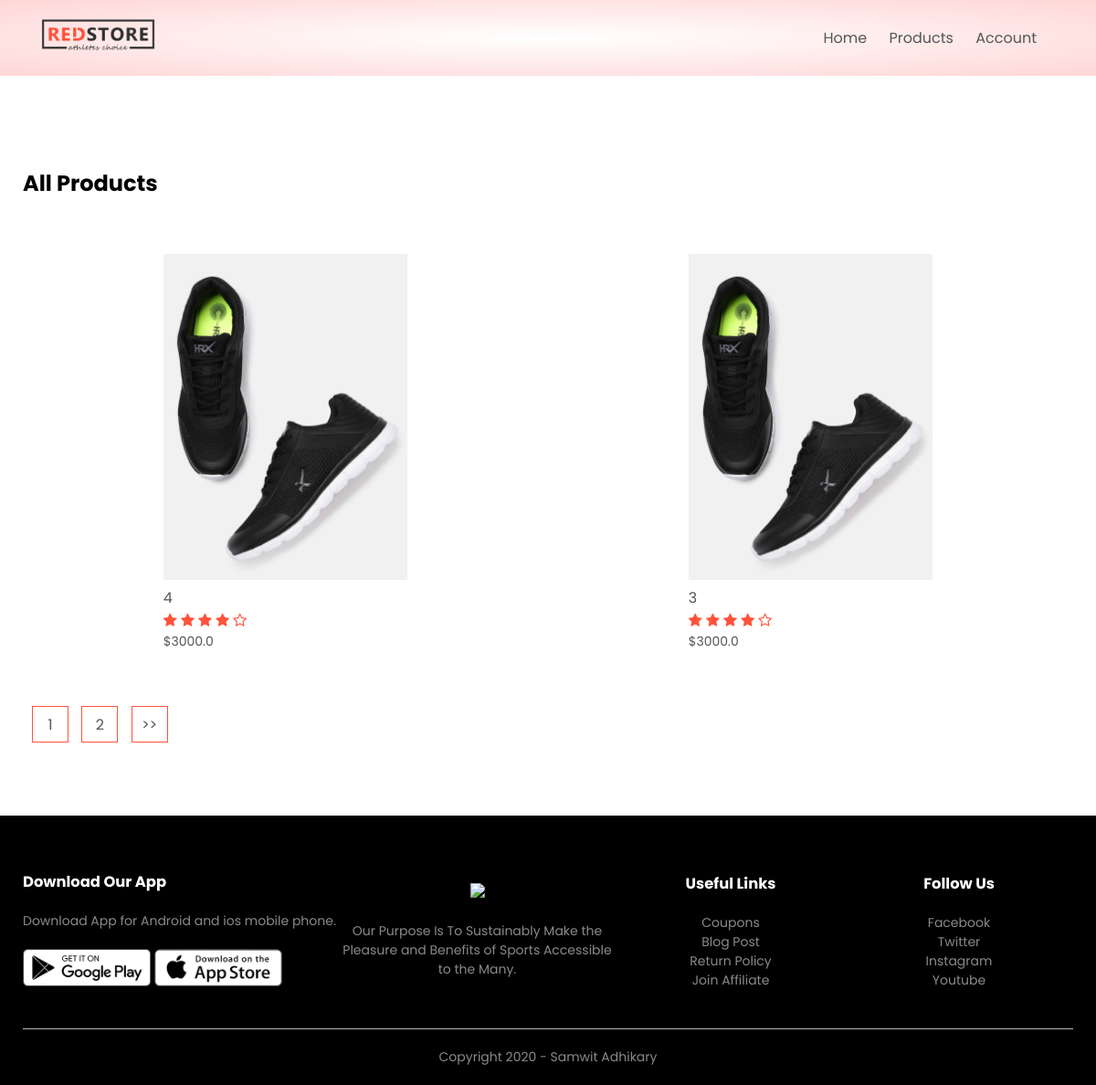
/product/product_list, run on an earlier commit of the app's database.
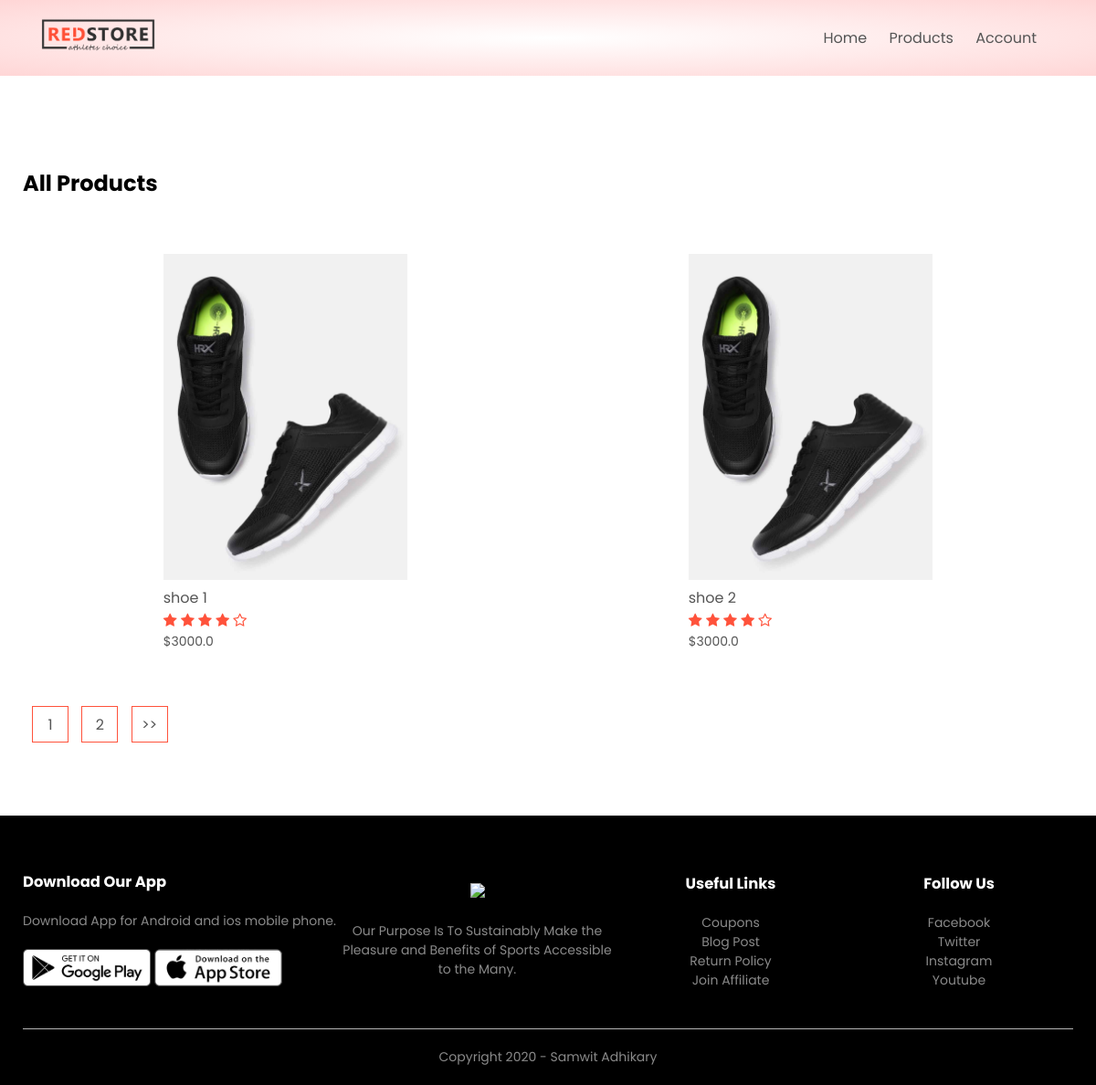
And on a later commit of the database.
### products/models.py (models this page shows, shortened)
class Product(models.Model):
    LIVE=1
    DELETE=0
    DELETE_CHOICES=((LIVE,'Live'),(DELETE,'Delete'))
    title=models.CharField(max_length=200)
    price=models.FloatField()
    discription=models.TextField()
    image=models.ImageField(upload_to='media')
    priority=models.IntegerField(default=0)
    delete_status=models.IntegerField(choices=DELETE_CHOICES,default=LIVE)
    created_at=models.DateTimeField(auto_now_add=True)
    updated_at=models.DateTimeField(auto_now=True)

### products/views.py (the view)
# urls.py: path('product_list',views.list_products,name='list_product'),
def list_products(request):
    page=1
    if request.GET:
        page=request.GET.get('page',1)
    product_list= Product.objects.order_by('-priority')
    product_paginator=Paginator(product_list,2)
    product_list=product_paginator.get_page(page)
    context={'products':product_list}
    return render(request,'products.html',context)

### products/templatetags/raws.py (called while the page is built)
@register.filter(name='raws')
def raws(list_data,raw_size):
    raws=[]
    i=0
    for data in list_data:
        raws.append(data)
        i+=1
        if i==raw_size:
            yield raws
            i=0
            raws=[]
    yield raws

### templates/products.html
{% extends 'blank_layout.html' %}
{% block content %}
{% include 'products_list.html' %}
{% endblock content %}

### templates/blank_layout.html (shortened to what this page needs)
{% load static %}
<!DOCTYPE html>
<html lang="en">
<head>
    <link rel="stylesheet" href="{% static 'css/style.css' %}">
    <link rel="stylesheet" href="https://stackpath.bootstrapcdn.com/font-awesome/4.7.0/css/font-awesome.min.css">
</head>
<body>
    <div class="header">
        <div class="container">
            {% include 'menu.html' %}
        </div>
    </div>
    {% block content %}
    {% endblock content %}
    <div class="footer">
        <div class="container">
            <div class="row">
                <div class="footer-col-1">
                    <h3>Download Our App</h3>
                    <p>Download App for Android and ios mobile phone.</p>
                    <div class="app-logo">
                        <img src="{% static 'images/play-store.png' %}">
                        <img src="{% static 'images/app-store.png' %}">
                    </div>
                </div>
                <div class="footer-col-2">
                    <img src="{% static 'images/logo-white.png ' %}">
                    <p>Our Purpose Is To Sustainably Make the Pleasure and Benefits of Sports Accessible to the Many.
                    </p>
                </div>
                <div class="footer-col-3">
                    <h3>Useful Links</h3>
                    <ul>
                        <li>Coupons</li>
                        <li>Blog Post</li>
                        <li>Return Policy</li>
                        <li>Join Affiliate</li>
                    </ul>
                </div>
                <div class="footer-col-4">
                    <h3>Follow Us</h3>
                    <ul>
                        <li>Facebook</li>
                        <li>Twitter</li>
                        <li>Instagram</li>
                        <li>Youtube</li>
                    </ul>
                </div>
            </div>
            <hr>
            <p class="copyright">Copyright 2020 - Samwit Adhikary</p>
        </div>
    </div>
</body>
</html>

### templates/menu.html (shortened to what this page needs)
{% load static %}
<div class="navbar">
    <div class="logo">
        <a href="index.html"><img src="{% static 'images/logo.png'%}" alt="logo" width="125px"></a>
    </div>
    <nav>
        <ul id="MenuItems">
            <li><a href="{% url 'home' %}">Home</a></li>
            <li><a href="{% url 'list_product' %}">Products</a></li>
            {% if not user.is_authenticated %}
            <li><a href="{% url 'account' %}">Account</a></li>
            {% else %}
            <li><a href="{% url 'orders' %}">Orders</a></li>
            <li><a href="{% url 'logout' %}">Logout</a></li>
            {% endif %}
        </ul>
    </nav>
</div>

### templates/products_list.html (shortened to what this page needs)
{% load static %}
{% load raws %}
<div class="container">
    <div class="row row-2">
        <h2>All Products</h2>
    </div>
    {% for product_raws in products|raws:4 %}
    <div class="row">
        {% for product in product_raws %}
        <div class="col-4">
            <a href="{% url 'detail_product' product.id %}"><img src="{{ product.image.url }}"></a>
            <h4>{{ product.title }}</h4>
            <div class="rating">
                <i class="fa fa-star"></i>
                <i class="fa fa-star"></i>
                <i class="fa fa-star"></i>
                <i class="fa fa-star"></i>
                <i class="fa fa-star-o"></i>
            </div>
            <p>${{ product.price }}</p>
        </div>
        {% endfor %}
    </div>
    {% endfor %}
    <div class="page-btn">
        {% for i in products.paginator.page_range %}
        <a href="?page={{i}}"><span>{{i}}</span></a>
        {% endfor %}
        {% if products.has_next %}
        <a href="?page={{ products.next_page_number }}"><span>>></span></a>
        {% endif %}
    </div>
</div>

### static/css/style.css (style rules this page uses)
* { margin: 0; padding: 0; box-sizing: border-box; }
body { font-family: 'Poppins', sans-serif; }
.navbar { display: flex; align-items: center; padding: 20px; }
nav { flex: 1; text-align: right; }
nav ul { display: inline-block; list-style-type: none; }
nav ul li { display: inline-block; margin-right: 20px; }
a { text-decoration: none; color: #555; }
p { color: #555; }
.container { max-width: 1300px; margin: auto; padding-left: 25px; padding-right: 25px; }
.row { display: flex; align-items: center; flex-wrap: wrap; justify-content: space-around; }
.header { background: radial-gradient(#fff,#ffd6d6); }
.col-4 { flex-basis: 25%; padding: 10px; min-width: 200px; margin-bottom: 50px; transition: transform 0.5s; }
.col-4 img { width: 100%; }
h4 { color: #555; font-weight: normal; }
.col-4 p { font-size: 14px; }
.rating .fa { color: #ff523b; }
.footer { background: black; color: #8a8a8a; font-size: 14px; padding: 60px 0 20px; }
.footer p { color: #8a8a8a; }
.footer h3 { color: #fff; margin-bottom: 20px; }
.footer-col-1, .footer-col-2, .footer-col-3, .footer-col-4 { min-width: 250px; margin-bottom: 20px; }
.footer-col-1 { flex-basis: 30%; }
.footer-col-2 { flex: 1; text-align: center; }
.footer-col-2 img { width: 180px; margin-bottom: 20px; }
.footer-col-3, .footer-col-4 { flex-basis: 12%; text-align: center; }
ul { list-style-type: none; }
.app-logo { margin-top: 20px; }
.app-logo img { width: 140px; }
.footer hr { border: none; background: #b5b5b5; height: 1px; margin: 20px 0; }
.copyright { text-align: center; }
.row-2 { justify-content: space-between; margin: 100px auto 50px; }
.page-btn { margin: 0 auto 80px; }
.page-btn span { display: inline-block; border: 1px solid #ff523b; margin-left: 10px; width: 40px; height: 40px; text-align: center; line-height: 40px; cursor: pointer; }

What changed in the data, as far as the page shows it:
changed Product: title "4" → "shoe 1"
changed Product: title "3" → "shoe 2"
